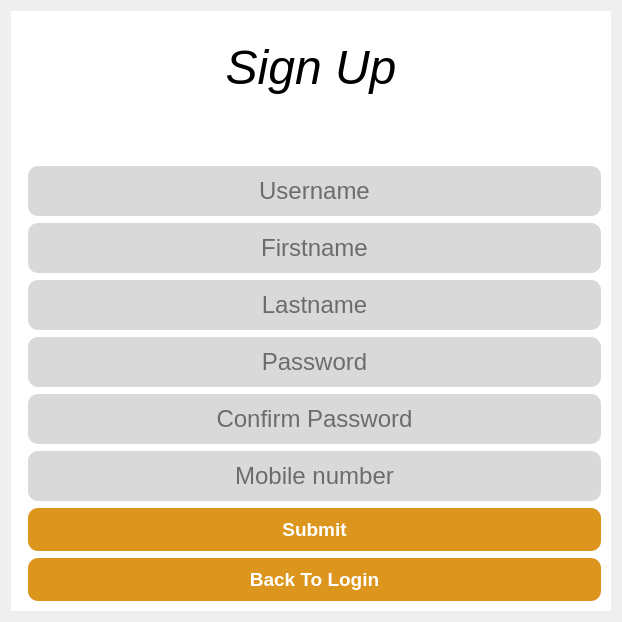
      <widget class="QWidget" name="signup_window">
       <property name="sizePolicy">
        <sizepolicy hsizetype="Expanding" vsizetype="Expanding">
         <horstretch>0</horstretch>
         <verstretch>0</verstretch>
        </sizepolicy>
       </property>
       <layout class="QHBoxLayout" name="horizontalLayout_14">
        <item>
         <widget class="QWidget" name="signup_styles" native="true">
          <property name="sizePolicy">
           <sizepolicy hsizetype="Fixed" vsizetype="Fixed">
            <horstretch>0</horstretch>
            <verstretch>0</verstretch>
           </sizepolicy>
          </property>
          <property name="minimumSize">
           <size>
            <width>600</width>
            <height>600</height>
           </size>
          </property>
          <property name="styleSheet">
           <string notr="true">background-color: rgb(255, 255, 255);
border-color: rgb(160, 215, 221);
padding: 10px;
</string>
          </property>
          <layout class="QVBoxLayout" name="verticalLayout_15">
           <property name="spacing">
            <number>7</number>
           </property>
           <property name="leftMargin">
            <number>10</number>
           </property>
           <property name="topMargin">
            <number>10</number>
           </property>
           <property name="rightMargin">
            <number>10</number>
           </property>
           <property name="bottomMargin">
            <number>10</number>
           </property>
           <item>
            <widget class="QLabel" name="label_2">
             <property name="font">
              <font>
               <pointsize>36</pointsize>
               <italic>true</italic>
               <underline>false</underline>
              </font>
             </property>
             <property name="styleSheet">
              <string notr="true">color: rgb(0, 0, 0);</string>
             </property>
             <property name="text">
              <string>Sign Up</string>
             </property>
             <property name="alignment">
              <set>Qt::AlignCenter</set>
             </property>
            </widget>
           </item>
           <item>
            <layout class="QVBoxLayout" name="verticalLayout_6">
             <item>
              <widget class="QLabel" name="status_label_signup">
               <property name="sizePolicy">
                <sizepolicy hsizetype="Fixed" vsizetype="Fixed">
                 <horstretch>0</horstretch>
                 <verstretch>0</verstretch>
                </sizepolicy>
               </property>
               <property name="font">
                <font>
                 <pointsize>12</pointsize>
                </font>
               </property>
               <property name="text">
                <string/>
               </property>
              </widget>
             </item>
             <item>
              <layout class="QFormLayout" name="formLayout">
               <item row="1" column="1">
                <widget class="QLineEdit" name="username_box_signup">
                 <property name="font">
                  <font>
                   <pointsize>18</pointsize>
                  </font>
                 </property>
                 <property name="styleSheet">
                  <string notr="true">QLineEdit{
background-color: rgb(217, 217, 217);
border-color: rgb(99, 99, 99);
border-radius:10px;
}</string>
                 </property>
                 <property name="alignment">
                  <set>Qt::AlignCenter</set>
                 </property>
                 <property name="placeholderText">
                  <string>Username</string>
                 </property>
                </widget>
               </item>
               <item row="2" column="1">
                <widget class="QLineEdit" name="firstname_box_signup">
                 <property name="font">
                  <font>
                   <pointsize>18</pointsize>
                  </font>
                 </property>
                 <property name="styleSheet">
                  <string notr="true">QLineEdit{
background-color: rgb(217, 217, 217);
border-color: rgb(99, 99, 99);
border-radius:10px;
}</string>
                 </property>
                 <property name="alignment">
                  <set>Qt::AlignCenter</set>
                 </property>
                 <property name="placeholderText">
                  <string>Firstname</string>
                 </property>
                </widget>
               </item>
               <item row="3" column="1">
                <widget class="QLineEdit" name="lastname_box_signup">
                 <property name="font">
                  <font>
                   <pointsize>18</pointsize>
                  </font>
                 </property>
                 <property name="styleSheet">
                  <string notr="true">QLineEdit{
background-color: rgb(217, 217, 217);
border-color: rgb(99, 99, 99);
border-radius:10px;
}</string>
                 </property>
                 <property name="alignment">
                  <set>Qt::AlignCenter</set>
                 </property>
                 <property name="placeholderText">
                  <string>Lastname</string>
                 </property>
                </widget>
               </item>
               <item row="4" column="1">
                <widget class="QLineEdit" name="password_box_signup">
                 <property name="font">
                  <font>
                   <pointsize>18</pointsize>
                  </font>
                 </property>
                 <property name="styleSheet">
                  <string notr="true">QLineEdit{
background-color: rgb(217, 217, 217);
border-color: rgb(99, 99, 99);
border-radius:10px;
}</string>
                 </property>
                 <property name="alignment">
                  <set>Qt::AlignCenter</set>
                 </property>
                 <property name="placeholderText">
                  <string>Password</string>
                 </property>
                </widget>
               </item>
               <item row="5" column="1">
                <widget class="QLineEdit" name="confirmpass_box_signup">
                 <property name="font">
                  <font>
                   <pointsize>18</pointsize>
                  </font>
                 </property>
                 <property name="styleSheet">
                  <string notr="true">QLineEdit{
background-color: rgb(217, 217, 217);
border-color: rgb(99, 99, 99);
border-radius:10px;
}</string>
                 </property>
                 <property name="alignment">
                  <set>Qt::AlignCenter</set>
                 </property>
                 <property name="placeholderText">
                  <string>Confirm Password</string>
                 </property>
                </widget>
               </item>
               <item row="6" column="1">
                <widget class="QLineEdit" name="mobileno_box_signup">
                 <property name="font">
                  <font>
                   <pointsize>18</pointsize>
                  </font>
                 </property>
                 <property name="styleSheet">
                  <string notr="true">QLineEdit{
background-color: rgb(217, 217, 217);
border-color: rgb(99, 99, 99);
border-radius:10px;
}</string>
                 </property>
                 <property name="alignment">
                  <set>Qt::AlignCenter</set>
                 </property>
                 <property name="placeholderText">
                  <string>Mobile number</string>
                 </property>
                </widget>
               </item>
               <item row="7" column="1">
                <widget class="QPushButton" name="submit_btn_signup">
                 <property name="font">
                  <font>
                   <pointsize>14</pointsize>
                   <bold>true</bold>
                  </font>
                 </property>
                 <property name="styleSheet">
                  <string notr="true">QPushButton{
color: rgb(255, 255, 255);
background-color: rgb(220, 150, 29);
padding:10px;
border-radius:10px;
}
QPushButton:pressed{
background-color: rgb(150, 150, 29);
}</string>
                 </property>
                 <property name="text">
                  <string>Submit</string>
                 </property>
                </widget>
               </item>
               <item row="8" column="1">
                <widget class="QPushButton" name="submit_btn_signup_2">
                 <property name="sizePolicy">
                  <sizepolicy hsizetype="Preferred" vsizetype="Fixed">
                   <horstretch>0</horstretch>
                   <verstretch>0</verstretch>
                  </sizepolicy>
                 </property>
                 <property name="minimumSize">
                  <size>
                   <width>300</width>
                   <height>0</height>
                  </size>
                 </property>
                 <property name="font">
                  <font>
                   <pointsize>14</pointsize>
                   <bold>true</bold>
                  </font>
                 </property>
                 <property name="styleSheet">
                  <string notr="true">QPushButton{
color: rgb(255, 255, 255);
background-color: rgb(220, 150, 29);
padding:10px;
border-radius:10px;
}
QPushButton:pressed{
background-color: rgb(150, 150, 29);
}</string>
                 </property>
                 <property name="text">
                  <string>Back To Login</string>
                 </property>
                </widget>
               </item>
              </layout>
             </item>
            </layout>
           </item>
          </layout>
         </widget>
        </item>
       </layout>
      </widget>
